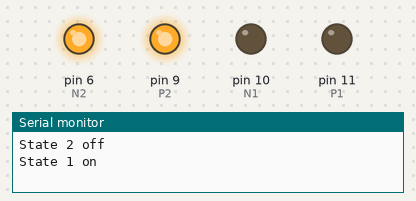
Bench run of a sketch on a simulated Arduino Uno, built with avr-gcc and run on an emulated ATmega328P. On the bench: output pins drawn as LEDs (lit = HIGH), the last lines printed to the serial monitor.

Above: at 1.1 s.
At 3.3 s:
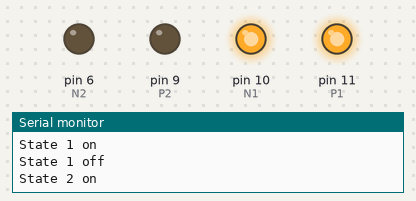
At 5.4 s:
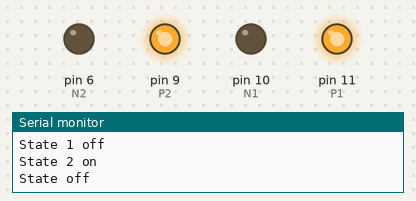
Timing chart, 0 to 8.3 s (numbered marks = the images above):
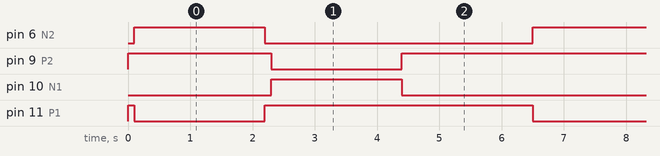

Measured:
- by itself, pin 6 (N2), pin 10 (N1): alternates HIGH for 2.1 s and LOW for 4.3 s
- by itself, pin 9 (P2), pin 11 (P1): alternates HIGH for 4.3 s and LOW for 2.1 s
- by itself, everything shown: repeats every 6.4 s, in 4 steps

The sketch:

Mosfet_H-Bridge_Motor.ino
```cpp
//P type mosfet 1
int P1 = 11;
//P type mosfet 2
int P2 = 9;
//N type mosfet 1
int N1 = 10;
// N type mosfet 2
int N2 = 6;

void setup() {
  // put your setup code here, to run once:
  Serial.begin(9600);
  pinMode(P1, OUTPUT);
  pinMode(P2, OUTPUT);
  pinMode(N1, OUTPUT);
  pinMode(N2, OUTPUT);
  digitalWrite(P1, HIGH);
  digitalWrite(N2, LOW);
  digitalWrite(P2, HIGH);
  digitalWrite(N1, LOW);
}

void loop() {
  // put your main code here, to run repeatedly:
  State_1();
  delay(2000);
  State_2();
  delay(2000);
  State_Off();
  delay(2000);
}

void State_1(){
  //Turn off motor direction 2
  Serial.println("State 2 off");
  digitalWrite(P2, HIGH);
  // delay(100);
  digitalWrite(N1,LOW);
  delay(100);
  //Turn on motor direction 1
  Serial.println("State 1 on");
  digitalWrite(P1, LOW);
  // delay(100);
  digitalWrite(N2, HIGH);
  delay(100);
}

void State_2(){
  //Turn off motor direction 1
  Serial.println("State 1 off");
  digitalWrite(P1, HIGH);
  // delay(100);
  digitalWrite(N2, LOW);
  delay(100);
  //Turn on motor direction 2
  Serial.println("State 2 on");
  digitalWrite(P2, LOW);
  // delay(100);
  digitalWrite(N1, HIGH);
  delay(100);
}

void State_Off(){
  Serial.println("State off");
  digitalWrite(P1, HIGH);
  // delay(100);
  digitalWrite(N2,LOW);
  // delay(100);
  digitalWrite(P2,HIGH);
  // delay(100);
  digitalWrite(N1,LOW);
  // delay(100);
}
```
